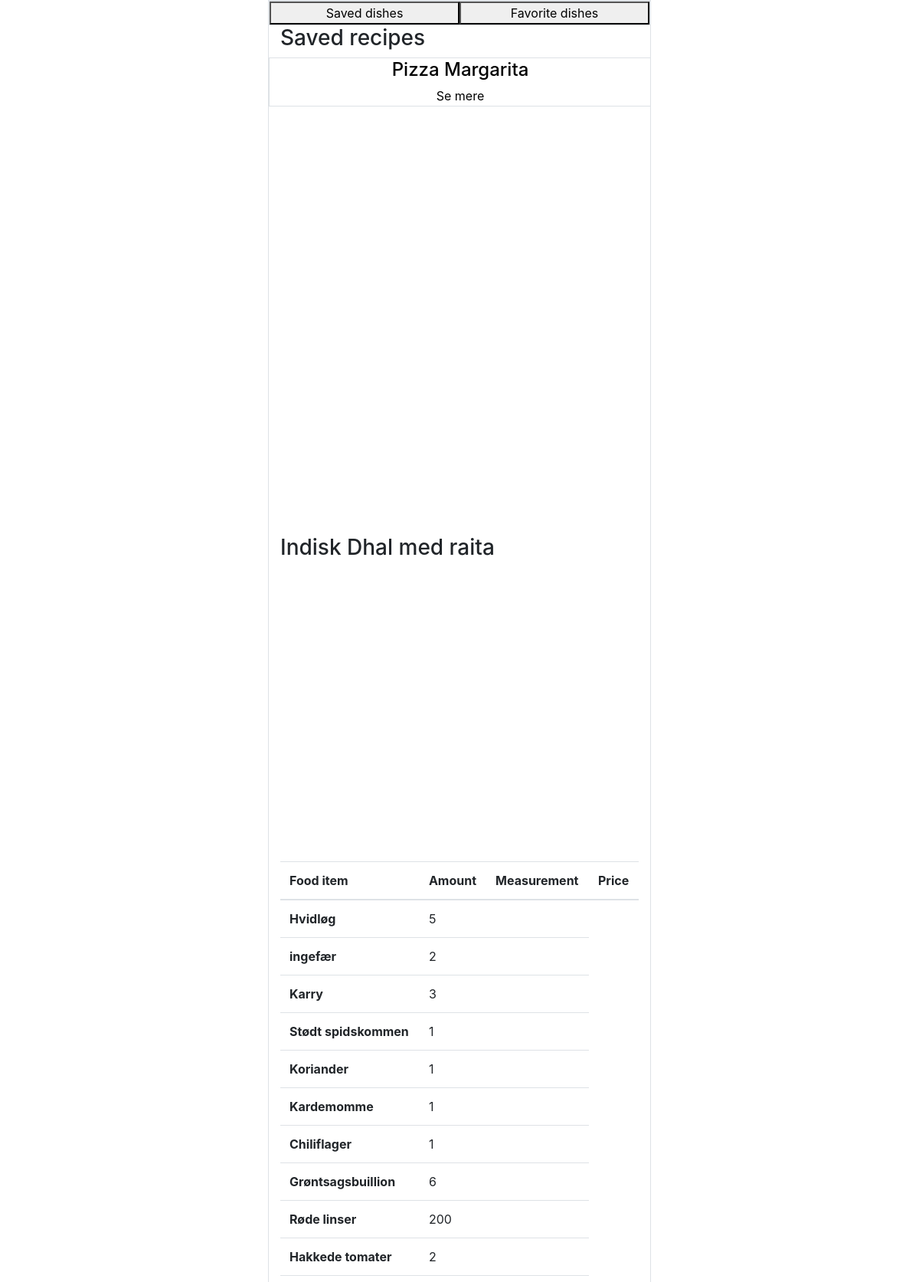
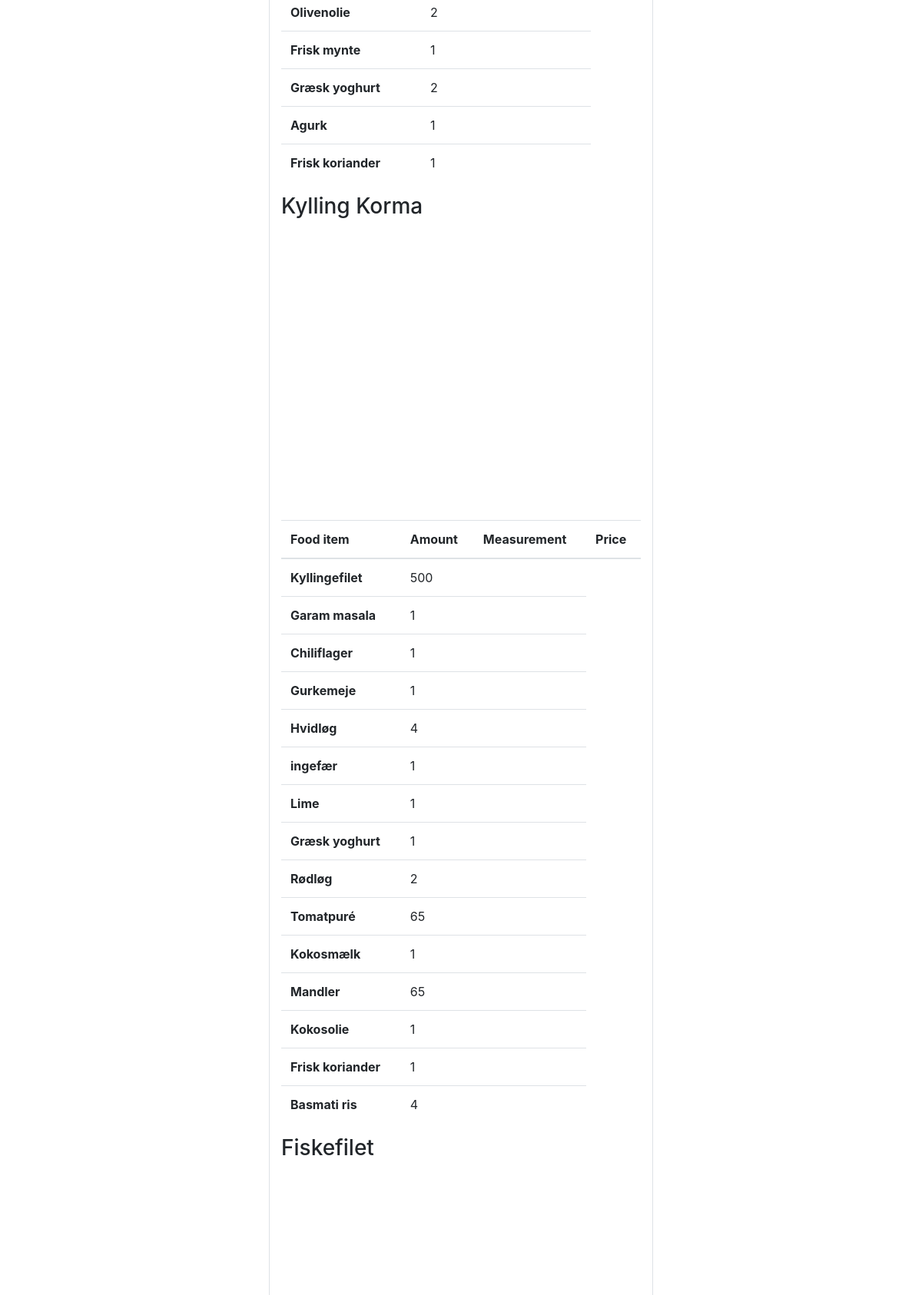
Page /saved.php (upper part) on the committed database (2 pictures, top to bottom).
### tables this page shows
CREATE TABLE `recipe` (
  `idrecipe` int(11) NOT NULL,
  `instruction` varchar(2400) NOT NULL,
  `title` varchar(75) NOT NULL,
  `portion_size` int(11) NOT NULL,
  `pic` varchar(200) NOT NULL
);

CREATE TABLE `recipe_food_item` (
  `recipe_id` int(11) NOT NULL,
  `food_item_id` int(11) NOT NULL,
  `amount` int(11) DEFAULT NULL,
  `amount_measurement` int(11) DEFAULT NULL
);

CREATE TABLE `food_item` (
  `food_item_id` int(11) NOT NULL,
  `food_item_title` varchar(45) DEFAULT NULL,
  `standard_item` tinyint(4) DEFAULT NULL
);

### scripts/functions.php (called while the page is built, shortened)
<?php
function getAllRecipes() {
    global $conn;
    $sql = 'SELECT idrecipe, title FROM recipe';
    $result = mysqli_query($conn, $sql);
    $recipes = [];
    if(mysqli_num_rows($result)>0) {
        while($row = mysqli_fetch_assoc($result)) {
            $recipes[] = $row;
        }
    }
    return $recipes;
}
function getAllStoreItems($id) {
    global $conn;
    $sql = "SELECT food_item_id, fk_chain, price FROM store_food_item WHERE food_item_id = '$id'";
    $result = mysqli_query($conn, $sql);
    $food_items = [];
    if(mysqli_num_rows($result)>0) {
        while($row = mysqli_fetch_assoc($result)) {
            $food_items[] = $row;
        }
    }
    return $food_items;
}
function getRecipeItems($id) {
    global $conn;
    $sql = "SELECT food_item_id, amount, amount_measurement FROM recipe_food_item WHERE recipe_id = '$id'";
    $result = mysqli_query($conn, $sql);
    $recipe_items = [];
    if(mysqli_num_rows($result)>0) {
        while($row = mysqli_fetch_assoc($result)) {
            $recipe_items[] = $row;
        }
    }
    return $recipe_items;
}
function getFoodItemDetails($id) {
    global $conn;
    $sql = "SELECT food_item_title, standard_item FROM food_item WHERE food_item_id = '$id'";
    $result = mysqli_query($conn, $sql);
    $food_item_name = [];
    if(mysqli_num_rows($result)>0) {
        while($row = mysqli_fetch_assoc($result)) {
            $food_item_name[] = $row;
        }
    }
    return $food_item_name;
}

### saved.php (the view, shortened to what this page needs)
<?php
include("./templates/head.php");
?>
    <div class="row justify-content-around">
        <div class="col border front-all container-width">
            <div class="row">
                <div class="col">
                    <div class="row border">
                        <button class="col-6 text-center" onclick="activateSaved();" id="savedBtn">
                            Saved dishes
                        </button>
                        <button class="col-6 text-center" onclick="activateFavorites();" id="favoritesBtn">
                            Favorite dishes
                        </button>
                    </div>
                    <div class="row">
                        <div class="col scrollable top-gen-saved slightly-white" style="display:block;" id="saved">
                            <?php
                            $recipeName = "Pizza Margarita";
                            ?>
                            <h3>Saved recipes</h3>
                            <?php
                                include("./components/list-item.php")
                            ?>
                        </div>
                            <?php
                            $recipeName = "Spaghetti Bologna's ala Claus Meyer";
                            ?>
                            <?php
                                include("./components/list-item.php")
                            ?>
                    </div>
                    <?php
                    $recipes = getAllRecipes();
                    for($i=0;$i<count($recipes);$i++){
                        $recipeId = $recipes[$i]['idrecipe'];
                        $recipeTitle = $recipes[$i]['title'];
                        $recipeItems = getRecipeItems($recipeId);
                        echo "<h3>$recipeTitle</h3><br>"; ?>
                        <table class="table">
                            <thead>
                                <tr>
                                    <th scope="col">Food item</th>
                                    <th scope="col">Amount</th>
                                    <th scope="col">Measurement</th>
                                    <th scope="col">Price</th>
                                </tr>
                            </thead>
                            <tbody>
                            <?php for($x=0;$x<count($recipeItems);$x++){
                                $foodItemId = $recipeItems[$x]['food_item_id'];
                                $foodItemAmount = $recipeItems[$x]['amount'];
                                $foodItemTitle = getFoodItemDetails($foodItemId)[0]['food_item_title'];
                                echo "<br>";
                                ?>
                                <tr>
                                    <th><?php echo $foodItemTitle ?></th>
                                    <td><?php echo $foodItemAmount ?></td>
                                    <td><?php  ?></td>
                                </tr>
                            <?php } ?>
                            </tbody>
                        </table>
                        <?php
                    } ?>
                    <?php
                    for($i=0;$i<count($recipes);$i++){
                        $recipeId = $recipes[$i]['idrecipe'];
                        $recipeItems = getRecipeItems($recipeId);
                        for($x=0;$x<count($recipeItems);$x++){
                            $foodItemId = $recipeItems[$x]['food_item_id'];
                            $foodItemTitle = getFoodItemDetails($foodItemId)[0]['food_item_title'];
                            $standardItem = getFoodItemDetails($foodItemId)[0]['standard_item'];
                            echo "<br>Ingredients: ".$foodItemTitle."<br>" . "Standard item:".$standardItem;
                            $storesWithItem = getAllStoreItems($foodItemId);
                            for($y=0;$y<count($storesWithItem);$y++) {
                                $chainId = $storesWithItem[$y]['fk_chain'];
                                $price = $storesWithItem[$y]['price'];
                                $chainName = getChainName($chainId)[0]['chain'];
                                echo "<br> Kan købes i: ".$chainName." til ".$price." kr.";
                            }
                        }
                    }
                    ?>
                </div>
            </div>
        </div>
    </div>
<?php include("./templates/foot.php");
?>

### templates/head.php (shortened to what this page needs)
<?php
include("scripts/functions.php");
?>
<!doctype html>
<html lang="en">
<head>
    <link rel="stylesheet" href="https://maxcdn.bootstrapcdn.com/bootstrap/4.0.0/css/bootstrap.min.css">
    <link rel="stylesheet" href="./style/style.css">
</head>
<body>
<div class="container">

### components/list-item.php (shortened to what this page needs)
<div>
    <button type="button" class="button-0-formatting row border" data-toggle="modal" data-target="#recipeModal">
        <div class="col container-width " style='background-image: url("./images/spaghet.jpg");'>
            <h4><?php echo $recipeName ?></h4>
            <a onclick="recipeModal();">Se mere</a>
        </div>
    </button>
</div>

### templates/foot.php (shortened to what this page needs)
</div>
</body>
</html>

### style/style.css (style rules this page uses)
.front-all { min-height: 750px; }
.container-width { max-width: 500px; -webkit-background-size: cover; -moz-background-size: cover; -o-background-size: cover; background-size: cover; }
.top-gen-saved { height: 665px; }
.button-0-formatting { background: none; width: 500px; border: none; }
.scrollable { overflow-y: scroll; }
.slightly-white { background: rgba(255,255,255,0.3); }

### rows in the picture
recipe: title "Indisk Dhal med raita"
recipe_food_item: food_item.food_item_title "Hvidløg", amount "5"
recipe_food_item: food_item.food_item_title "ingefær", amount "2"
recipe_food_item: food_item.food_item_title "Karry", amount "3"
recipe_food_item: food_item.food_item_title "Stødt spidskommen", amount "1"
recipe_food_item: food_item.food_item_title "Koriander", amount "1"
recipe_food_item: food_item.food_item_title "Kardemomme", amount "1"
recipe_food_item: food_item.food_item_title "Chiliflager", amount "1"
recipe_food_item: food_item.food_item_title "Grøntsagsbuillion", amount "6"
recipe_food_item: food_item.food_item_title "Røde linser", amount "200"
recipe_food_item: food_item.food_item_title "Hakkede tomater", amount "2"
recipe_food_item: food_item.food_item_title "Olivenolie", amount "2"
recipe_food_item: food_item.food_item_title "Frisk mynte", amount "1"
recipe_food_item: food_item.food_item_title "Græsk yoghurt", amount "2"
recipe_food_item: food_item.food_item_title "Agurk", amount "1"
recipe_food_item: food_item.food_item_title "Frisk koriander", amount "1"
recipe: title "Kylling Korma"
recipe_food_item: food_item.food_item_title "Kyllingefilet", amount "500"
recipe_food_item: food_item.food_item_title "Garam masala", amount "1"
recipe_food_item: food_item.food_item_title "Chiliflager", amount "1"
recipe_food_item: food_item.food_item_title "Gurkemeje", amount "1"
recipe_food_item: food_item.food_item_title "Hvidløg", amount "4"
recipe_food_item: food_item.food_item_title "ingefær", amount "1"
recipe_food_item: food_item.food_item_title "Lime", amount "1"
recipe_food_item: food_item.food_item_title "Græsk yoghurt", amount "1"
recipe_food_item: food_item.food_item_title "Rødløg", amount "2"
recipe_food_item: food_item.food_item_title "Tomatpuré", amount "65"
recipe_food_item: food_item.food_item_title "Kokosmælk", amount "1"
recipe_food_item: food_item.food_item_title "Mandler", amount "65"
recipe_food_item: food_item.food_item_title "Kokosolie", amount "1"
recipe_food_item: food_item.food_item_title "Frisk koriander", amount "1"
recipe_food_item: food_item.food_item_title "Basmati ris", amount "4"
recipe: title "Fiskefilet"

### other values in the picture
$recipeName "Pizza Margarita"
